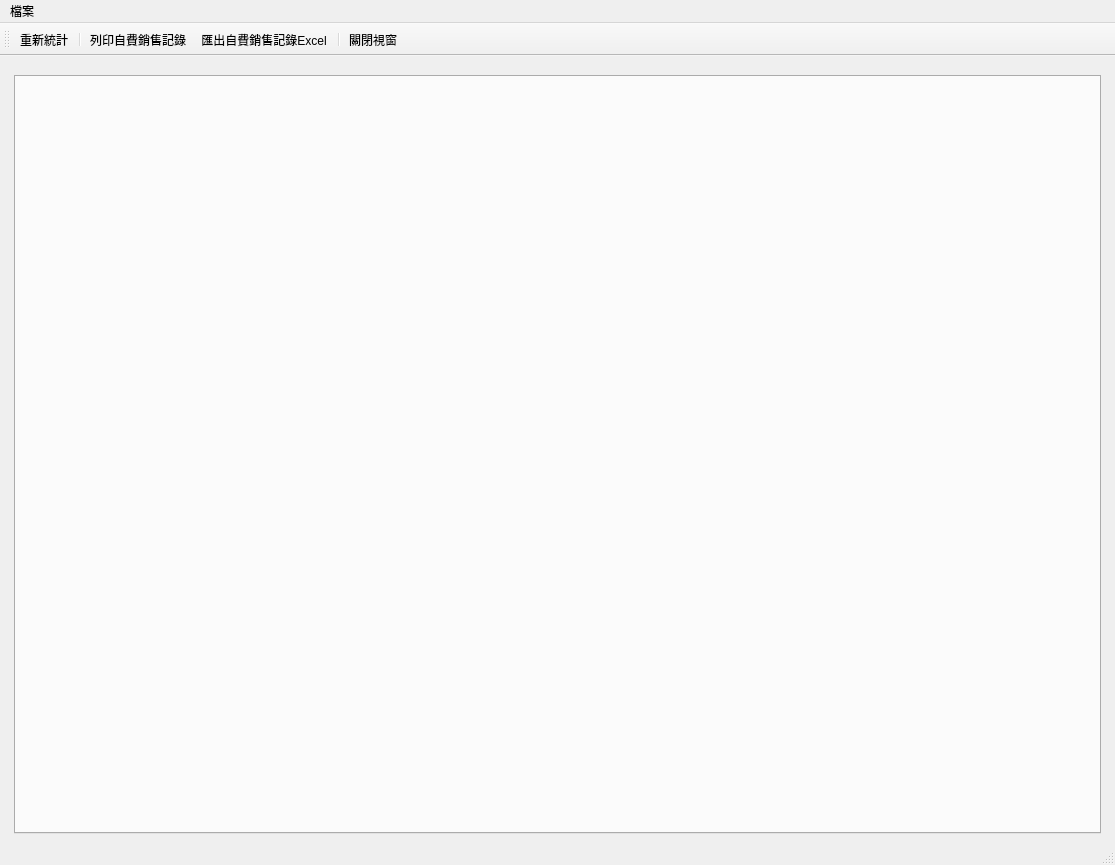
<?xml version="1.0" encoding="UTF-8"?>
<ui version="4.0">
 <class>WindowPurchaseRecords</class>
 <widget class="QMainWindow" name="WindowPurchaseRecords">
  <property name="geometry">
   <rect>
    <x>0</x>
    <y>0</y>
    <width>1115</width>
    <height>865</height>
   </rect>
  </property>
  <property name="windowTitle">
   <string>醫師業績統計</string>
  </property>
  <widget class="QWidget" name="centralwidget">
   <layout class="QHBoxLayout" name="horizontalLayout">
    <item>
     <layout class="QVBoxLayout" name="verticalLayout">
      <property name="leftMargin">
       <number>5</number>
      </property>
      <property name="topMargin">
       <number>10</number>
      </property>
      <property name="rightMargin">
       <number>5</number>
      </property>
      <item>
       <widget class="QTabWidget" name="tabWidget_statistics_summary"/>
      </item>
     </layout>
    </item>
   </layout>
  </widget>
  <widget class="QToolBar" name="toolBar">
   <property name="windowTitle">
    <string>toolBar</string>
   </property>
   <property name="toolButtonStyle">
    <enum>Qt::ToolButtonTextUnderIcon</enum>
   </property>
   <attribute name="toolBarArea">
    <enum>TopToolBarArea</enum>
   </attribute>
   <attribute name="toolBarBreak">
    <bool>false</bool>
   </attribute>
   <addaction name="action_open_dialog"/>
   <addaction name="separator"/>
   <addaction name="action_print_purchase_list"/>
   <addaction name="action_export_excel"/>
   <addaction name="separator"/>
   <addaction name="action_close"/>
  </widget>
  <widget class="QMenuBar" name="menubar">
   <property name="geometry">
    <rect>
     <x>0</x>
     <y>0</y>
     <width>1115</width>
     <height>28</height>
    </rect>
   </property>
   <widget class="QMenu" name="menu">
    <property name="title">
     <string>檔案</string>
    </property>
    <addaction name="action_export_excel"/>
   </widget>
   <addaction name="menu"/>
  </widget>
  <widget class="QStatusBar" name="statusbar"/>
  <action name="action_open_dialog">
   <property name="icon">
    <iconset>
     <normaloff>../icons/reload.svg</normaloff>../icons/reload.svg</iconset>
   </property>
   <property name="text">
    <string>重新統計</string>
   </property>
  </action>
  <action name="action_close">
   <property name="icon">
    <iconset>
     <normaloff>../icons/application-exit.svg</normaloff>../icons/application-exit.svg</iconset>
   </property>
   <property name="text">
    <string>關閉視窗</string>
   </property>
  </action>
  <action name="action_export_excel">
   <property name="icon">
    <iconset>
     <normaloff>../icons/document-export.svg</normaloff>../icons/document-export.svg</iconset>
   </property>
   <property name="text">
    <string>匯出自費銷售記錄Excel</string>
   </property>
  </action>
  <action name="action_print_purchase_list">
   <property name="icon">
    <iconset>
     <normaloff>../icons/document-print.png</normaloff>../icons/document-print.png</iconset>
   </property>
   <property name="text">
    <string>列印自費銷售記錄</string>
   </property>
   <property name="toolTip">
    <string>列印自費銷售記錄</string>
   </property>
  </action>
 </widget>
 <resources/>
 <connections/>
</ui>
